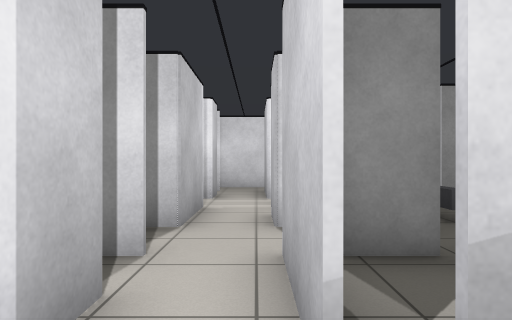
[1] (above)

20 first-person views from a walk through a robot-simulator world made for Gazebo. The camera is 0.94 m above the floor, looks level and sees 75° across. The floor is counted in squares, 1 m on a side. Each view is taken from the middle of a square. On the plan, view 1 faces up. The plan holds only what a view shows up to about 12 squares ahead; the rest is blank. Robots are left out. Simple shapes stand in for some stock models.

[2]
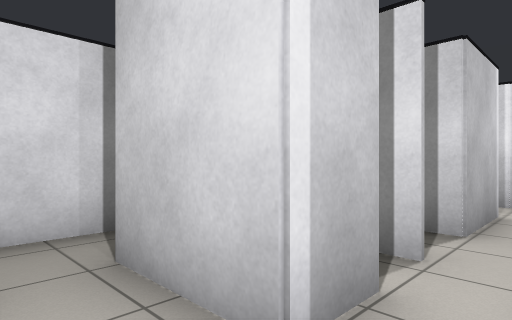

[3]
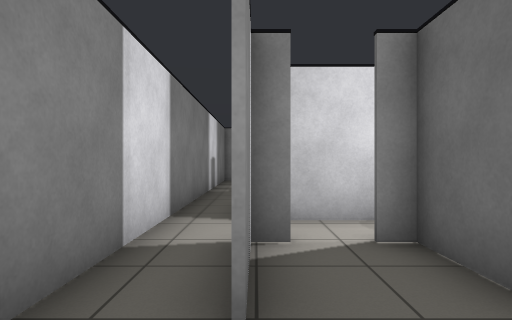

[4]
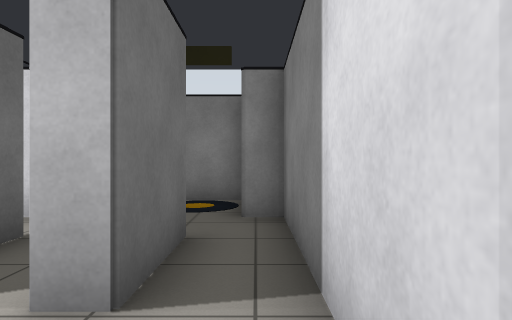

[5]
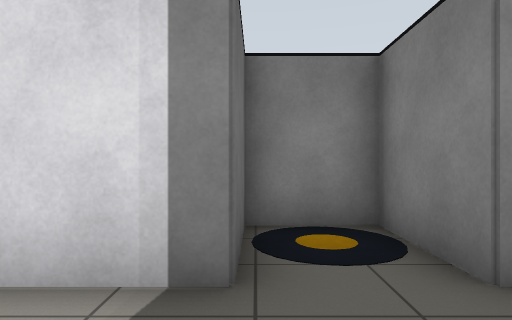

[6]
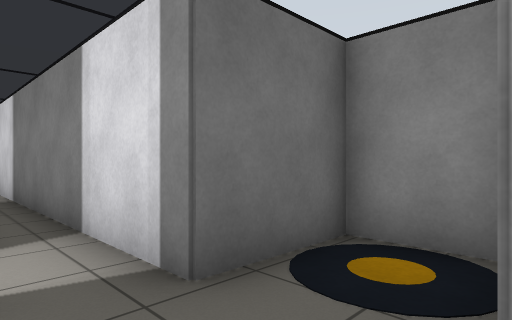

[7]
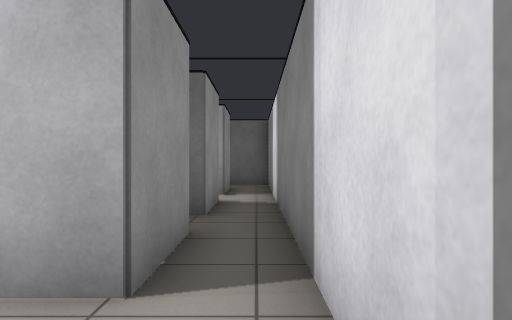

[8]
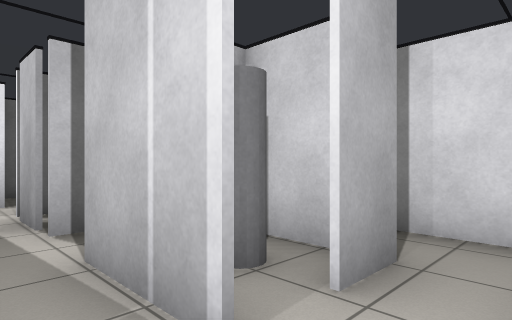

[9]
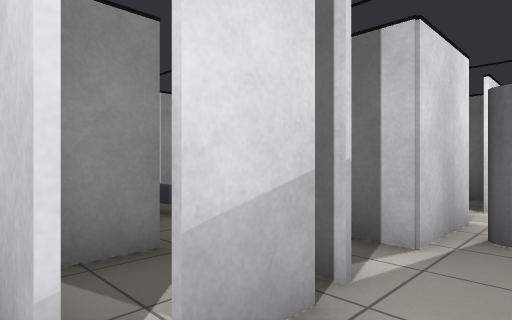

[10]
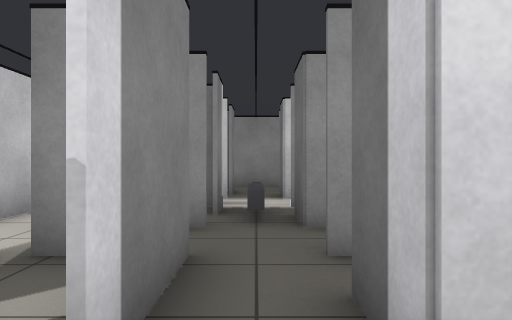

[11]
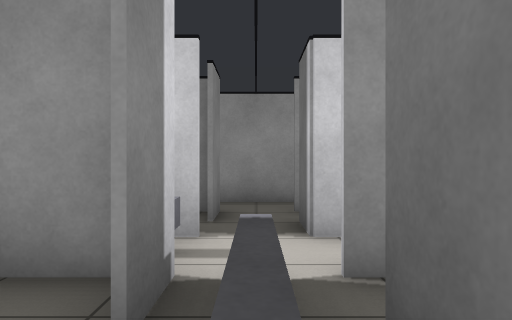

[12]
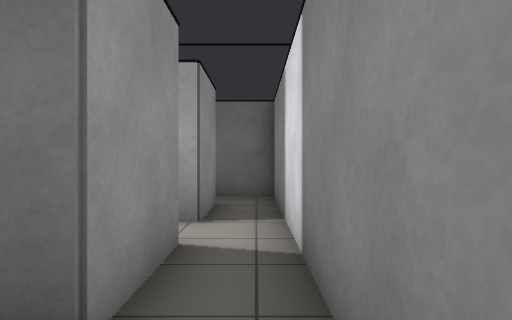

[13]
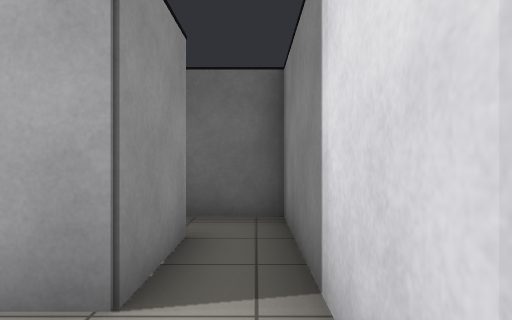

[14]
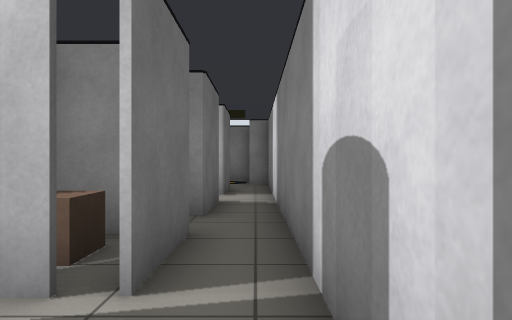

[15]
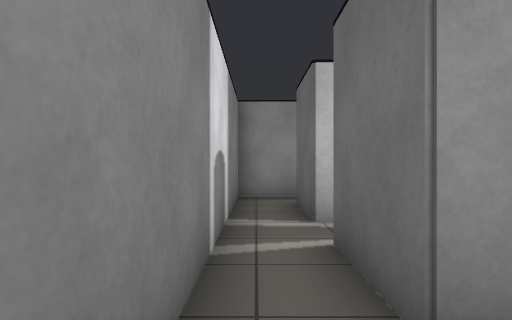

[16]
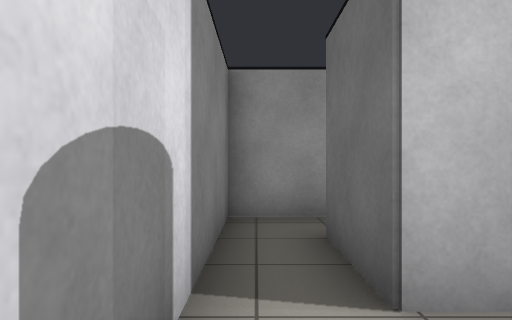

[17]
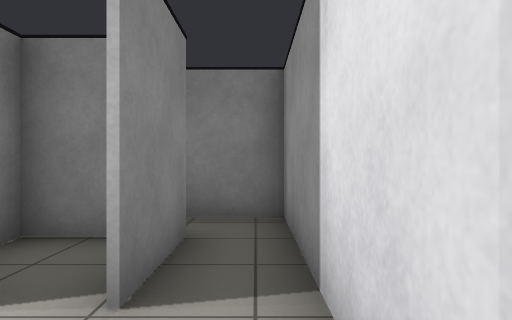

[18]
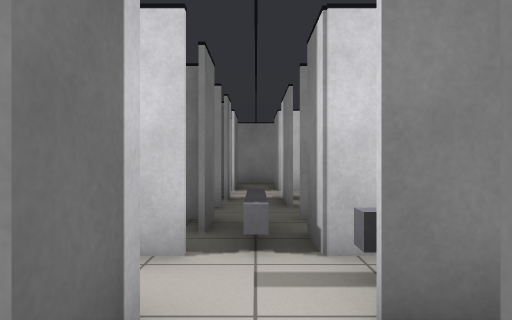

[19]
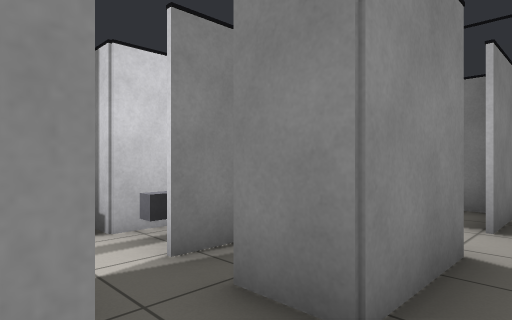

[20]
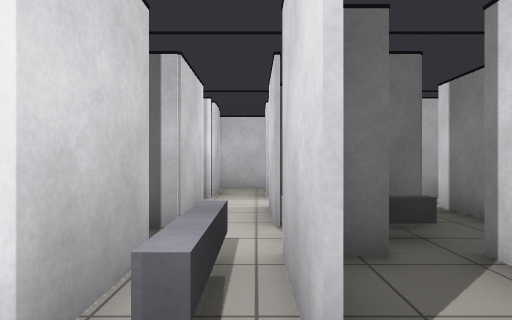

### Floor plan
Key: @ floor where view 1 was taken; # wall or solid block; x gap in a wall; . floor; T thing the floor can be seen under or through; B grey box; L black box; W white box; C grey cylinder; R brown box; O other object.
Columns run from 5 left of view 1 to 11 right of it. Each row starts with its distance up from view 1.
 12 ##########
 11 #.........
 10 #.###.OO.##
  9 #.#.#. #.## #
  8 #.###.L#.######.#
  7 #.. ..LB.TTT. ..#
  6 #.ORO..LB#
  5 #.###OO#BOO
  4 #..........
  3 #.###.L#.###O
  2 #.O  .#O.#
  1 #....  ..#C#..
  0 #.W.W@ #.#O.###
 -1 #.O.L.C#.##.x.#
 -2 #.#.#.L#.#O.OO#.#
 -3 #...............#
 -4  O.O############
 -5  O.O
 -6  OOO

Where each view was taken, in squares from view 1:
view 1: 0 up, 0 right, facing up
view 2: 0 up, 0 right, facing up-left
view 3: 4 down, 3 left, facing up
view 4: 2 up, 4 left, facing down
view 5: 1 down, 2 left, facing down
view 6: 2 down, 4 left, facing down-right
view 7: 3 down, 2 left, facing right
view 8: 1 up, 1 left, facing down-right
view 9: 0 up, 0 right, facing up-right
view 10: 0 up, 3 right, facing up
view 11: 4 up, 3 right, facing up
view 12: 3 down, 2 right, facing right
view 13: 3 down, 5 right, facing right
view 14: 9 up, 4 left, facing down
view 15: 3 up, 4 left, facing up
view 16: 6 up, 4 left, facing up
view 17: 11 up, 1 right, facing left
view 18: 10 up, 3 right, facing down
view 19: 11 up, 4 right, facing down-left
view 20: 7 up, 1 left, facing right
